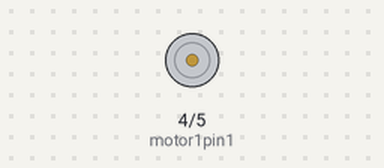
This sketch was run on a simulated Arduino Uno, built with avr-gcc and run on an emulated ATmega328P. Shown: motor-driver pin pairs drawn as motors (green arrow = first pin HIGH = forward, orange = second pin HIGH = backward, longer = more drive).

Above: at 6.0 s.
At 24.5 s:
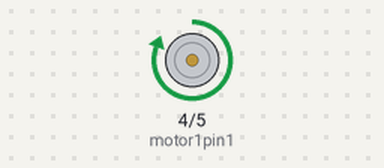
Timing chart, 0 to 65.0 s (numbered marks = the images above):
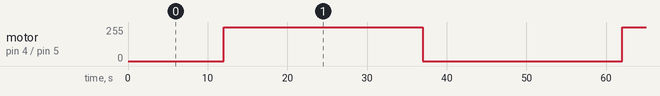

Measured:
- by itself, motor on pin 4 (motor1pin1) / pin 5 (motor1pin2): alternates forward 255/255 for 25.0 s and stopped for 25.0 s

The sketch:

single_motor_0-250-0_delay.ino
```cpp
int motor1pin1 = 4;
int motor1pin2 = 5;
int speed = 0;
int flag = 1;

void setup() {
  // put your setup code here, to run once:
  pinMode(motor1pin1, OUTPUT);
  pinMode(motor1pin2, OUTPUT);


}

void loop() {
  // put your main code here, to run repeatedly:


  if(flag == 1){
    speed += 10;
    analogWrite(motor1pin1, speed);
    delay(1000);

  }
    if(speed == 250){
        flag =0;


    }
    if (flag == 0){
      speed -=10;
      analogWrite(motor1pin1, speed);
      delay(1000);


    }
    if (speed == 0){
      flag = 1;

    }


}
```
